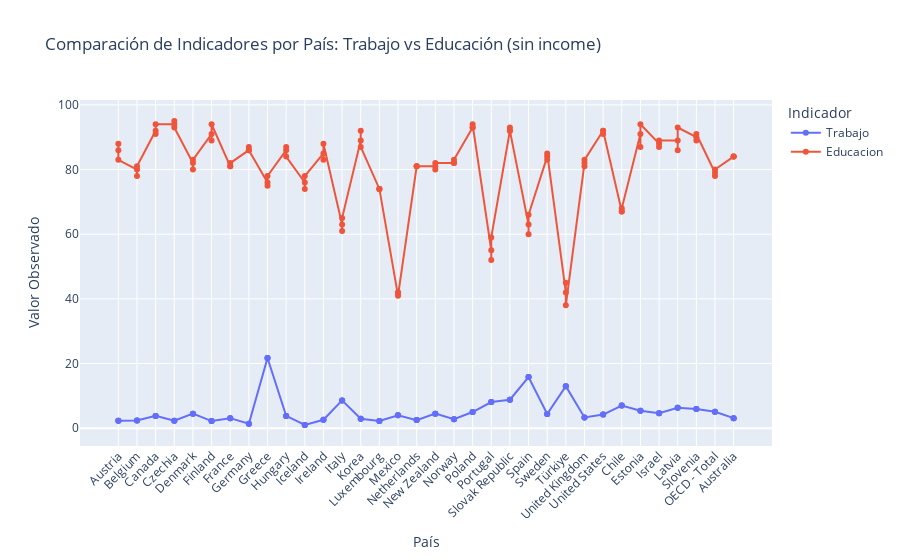

This figure's notebook cell:
### Code cell
import pandas as pd
import plotly.express as px

# Cargar archivos
trabajo_df = pd.read_csv("Trabajo.csv")
educacion_df = pd.read_csv("Educacion.csv")

# Filtrar los indicadores específicos y excluir income si estuviera
trabajo_df = trabajo_df[trabajo_df["Indicator"] == "Labour market insecurity"]
educacion_df = educacion_df[educacion_df["Indicator"] == "Educational attainment"]

# Seleccionar columnas necesarias
trabajo_data = trabajo_df[["Country", "OBS_VALUE"]].rename(columns={"OBS_VALUE": "Trabajo"})
educacion_data = educacion_df[["Country", "OBS_VALUE"]].rename(columns={"OBS_VALUE": "Educacion"})

# Unir por país
merged_df = pd.merge(trabajo_data, educacion_data, on="Country", how="inner")

# Transformar a formato largo
long_df = merged_df.melt(id_vars="Country", 
                         value_vars=["Trabajo", "Educacion"],
                         var_name="Indicador", 
                         value_name="Valor Observado")

# Crear gráfico de líneas con Plotly
fig = px.line(long_df,
              x="Country",
              y="Valor Observado",
              color="Indicador",
              markers=True,
              title="Comparación de Indicadores por País: Trabajo vs Educación (sin income)")

fig.update_layout(
    xaxis_title="País",
    yaxis_title="Valor Observado",
    xaxis_tickangle=-45,
    legend_title="Indicador"
)

fig.show()

### Figure 1 — Plotly figure (JSON) as saved in the notebook; plotly's stock layout.template omitted (floating-point values rounded to 4 significant figures)
{"data": [{"hovertemplate": "Indicador=Trabajo<br>Country=%{x}<br>Valor Observado=%{y}<extra></extra>", "legendgroup": "Trabajo", "line": {"color": "#636efa", "dash": "solid"}, "marker": {"symbol": "circle"}, "mode": "lines+markers", "name": "Trabajo", "orientation": "v", "showlegend": true, "type": "scatter", "x": ["Austria", "Austria", "Austria", "Belgium", "Belgium", "Belgium", "Canada", "Canada", "Canada", "Czechia", "Czechia", "Czechia", "Denmark", "Denmark", "Denmark", "Finland", "Finland", "Finland", "France", "France", "France", "Germany", "Germany", "Germany", "Greece", "Greece", "Greece", "Hungary", "Hungary", "Hungary", "Iceland", "Iceland", "Iceland", "Ireland", "Ireland", "Ireland", "Italy", "Italy", "Italy", "Korea", "Korea", "Korea", "Luxembourg", "Luxembourg", "Luxembourg", "Mexico", "Mexico", "Mexico", "Netherlands", "Netherlands", "Netherlands", "New Zealand", "New Zealand", "New Zealand", "Norway", "Norway", "Norway", "Poland", "Poland", "Poland", "Portugal", "Portugal", "Portugal", "Slovak Republic", "Slovak Republic", "Slovak Republic", "Spain", "Spain", "Spain", "Sweden", "Sweden", "Sweden", "Türkiye", "Türkiye", "Türkiye", "United Kingdom", "United Kingdom", "United Kingdom", "United States", "United States", "United States", "Chile", "Chile", "Chile", "Estonia", "Estonia", "Estonia", "Israel", "Israel", "Israel", "Latvia", "Latvia", "Latvia", "Slovenia", "Slovenia", "Slovenia", "OECD - Total", "OECD - Total", "OECD - Total", "Australia", "Australia", "Australia"], "xaxis": "x", "y": [2.3, 2.3, 2.3, 2.4, 2.4, 2.4, 3.8, 3.8, 3.8, 2.3, 2.3, 2.3, 4.5, 4.5, 4.5, 2.2, 2.2, 2.2, 3.1, 3.1, 3.1, 1.4, 1.4, 1.4, 21.7, 21.7, 21.7, 3.8, 3.8, 3.8, 1.0, 1.0, 1.0, 2.6, 2.6, 2.6, 8.6, 8.6, 8.6, 2.9, 2.9, 2.9, 2.2, 2.2, 2.2, 4.0, 4.0, 4.0, 2.5, 2.5, 2.5, 4.5, 4.5, 4.5, 2.8, 2.8, 2.8, 5.0, 5.0, 5.0, 8.1, 8.1, 8.1, 8.8, 8.8, 8.8, 15.8, 15.8, 15.8, 4.4, 4.4, 4.4, 13.0, 13.0, 13.0, 3.3, 3.3, 3.3, 4.2, 4.2, 4.2, 7.0, 7.0, 7.0, 5.4, 5.4, 5.4, 4.6, 4.6, 4.6, 6.3, 6.3, 6.3, 5.9, 5.9, 5.9, 5.1, 5.1, 5.1, 3.1, 3.1, 3.1], "yaxis": "y"}, {"hovertemplate": "Indicador=Educacion<br>Country=%{x}<br>Valor Observado=%{y}<extra></extra>", "legendgroup": "Educacion", "line": {"color": "#EF553B", "dash": "solid"}, "marker": {"symbol": "circle"}, "mode": "lines+markers", "name": "Educacion", "orientation": "v", "showlegend": true, "type": "scatter", "x": ["Austria", "Austria", "Austria", "Belgium", "Belgium", "Belgium", "Canada", "Canada", "Canada", "Czechia", "Czechia", "Czechia", "Denmark", "Denmark", "Denmark", "Finland", "Finland", "Finland", "France", "France", "France", "Germany", "Germany", "Germany", "Greece", "Greece", "Greece", "Hungary", "Hungary", "Hungary", "Iceland", "Iceland", "Iceland", "Ireland", "Ireland", "Ireland", "Italy", "Italy", "Italy", "Korea", "Korea", "Korea", "Luxembourg", "Luxembourg", "Luxembourg", "Mexico", "Mexico", "Mexico", "Netherlands", "Netherlands", "Netherlands", "New Zealand", "New Zealand", "New Zealand", "Norway", "Norway", "Norway", "Poland", "Poland", "Poland", "Portugal", "Portugal", "Portugal", "Slovak Republic", "Slovak Republic", "Slovak Republic", "Spain", "Spain", "Spain", "Sweden", "Sweden", "Sweden", "Türkiye", "Türkiye", "Türkiye", "United Kingdom", "United Kingdom", "United Kingdom", "United States", "United States", "United States", "Chile", "Chile", "Chile", "Estonia", "Estonia", "Estonia", "Israel", "Israel", "Israel", "Latvia", "Latvia", "Latvia", "Slovenia", "Slovenia", "Slovenia", "OECD - Total", "OECD - Total", "OECD - Total", "Australia", "Australia", "Australia"], "xaxis": "x", "y": [86.0, 88.0, 83.0, 80.0, 78.0, 81.0, 92.0, 91.0, 94.0, 94.0, 95.0, 93.0, 82.0, 80.0, 83.0, 91.0, 89.0, 94.0, 81.0, 81.0, 82.0, 86.0, 87.0, 86.0, 76.0, 75.0, 78.0, 86.0, 87.0, 84.0, 76.0, 74.0, 78.0, 85.0, 83.0, 88.0, 63.0, 61.0, 65.0, 89.0, 92.0, 87.0, 74.0, 74.0, 74.0, 42.0, 42.0, 41.0, 81.0, 81.0, 81.0, 81.0, 80.0, 82.0, 82.0, 82.0, 83.0, 93.0, 93.0, 94.0, 55.0, 52.0, 59.0, 92.0, 93.0, 92.0, 63.0, 60.0, 66.0, 84.0, 83.0, 85.0, 42.0, 45.0, 38.0, 82.0, 81.0, 83.0, 92.0, 91.0, 92.0, 67.0, 67.0, 68.0, 91.0, 87.0, 94.0, 88.0, 87.0, 89.0, 89.0, 86.0, 93.0, 90.0, 89.0, 91.0, 79.0, 78.0, 80.0, 84.0, 84.0, 84.0], "yaxis": "y"}], "layout": {"legend": {"title": {"text": "Indicador"}, "tracegroupgap": 0}, "title": {"text": "Comparación de Indicadores por País: Trabajo vs Educación (sin income)"}, "xaxis": {"anchor": "y", "domain": [0, 1], "tickangle": -45, "title": {"text": "País"}}, "yaxis": {"anchor": "x", "domain": [0, 1], "title": {"text": "Valor Observado"}}}}
